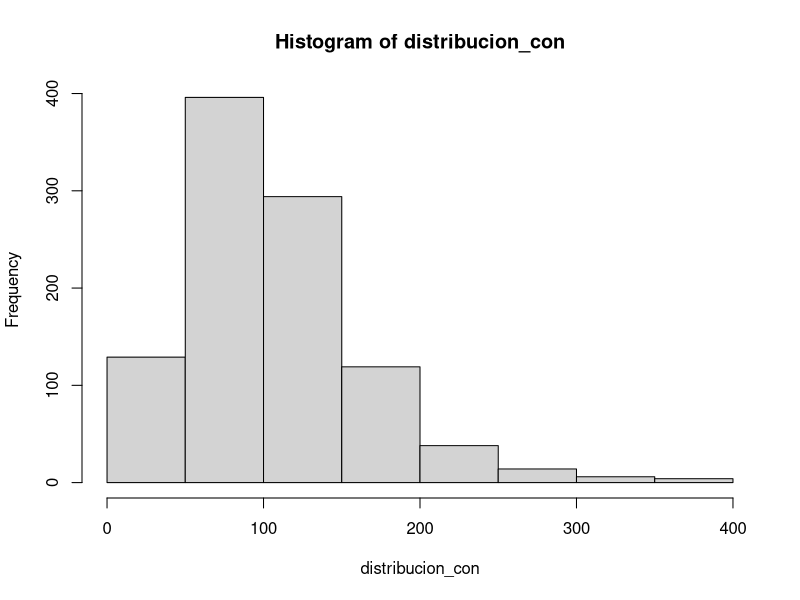
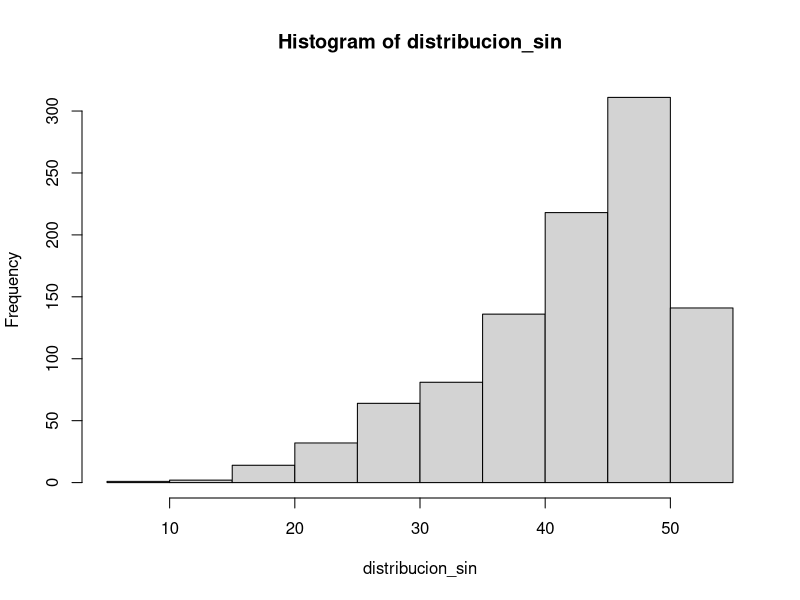
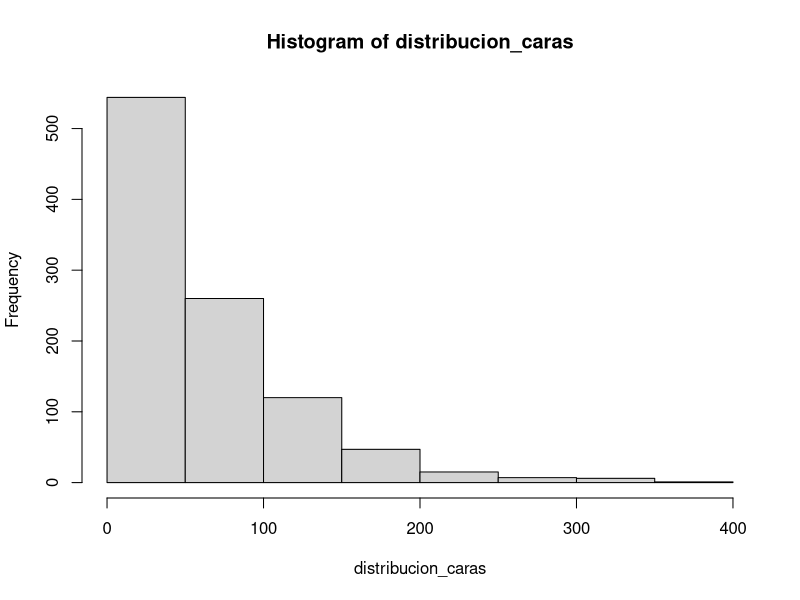
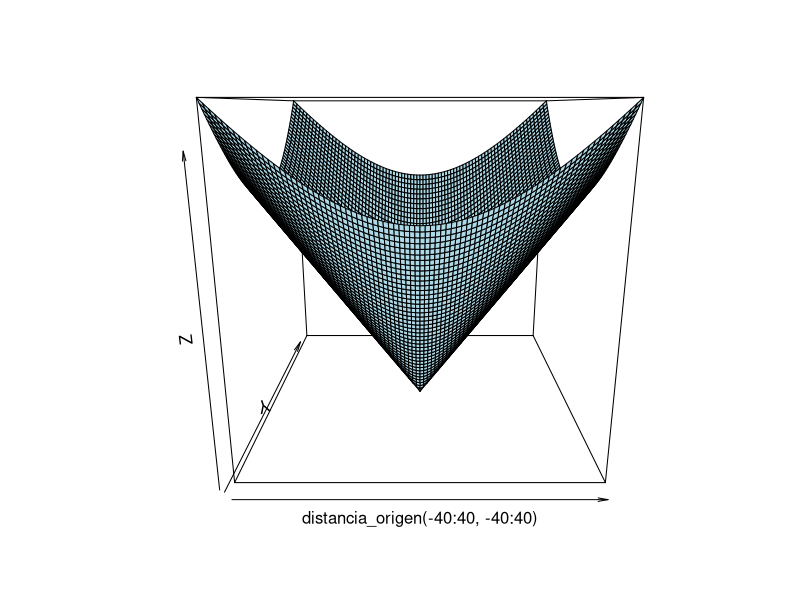

The R script that drew these images, in order:
#!/usr/bin/Rscript
# Ejemplos de funciones en R
# Antonio Coín Castro

# %% Consdieraciones generales

# Establecemos una semilla para garantizar reproducibilidad
# en los cálculos aleatorios
set.seed(2020)

# %% Extracción de cartas de una baraja

#
# Esta función simula la extracción de cartas de una baraja de
# 52 cartas, con reemplazamiento. El objetivo es sacar los cuatro
# ases en un número concreto de intentos. Estos se encuentran en las
# posiciones 1, 14, 27 y 40. Devuelve los nombres de las cartas que
# se van sacando.
#
#   mostrar: controla si se muestra información al terminar.
#   max_intentos: número máximo de extracciones permitidas.
#
cuatro_ases_con <- function(mostrar = F, max_intentos = 1000) {
  intentos <- 0
  res <- vector(length = max_intentos)
  nombres <- vector(length = max_intentos)
  ases <- c(0, 0, 0, 0)

  # Nombres de los palos y las cartas
  palos <- c("Oros", "Copas", "Espadas", "Bastos")
  cartas <- c("As", "Dos", "Tres", "Cuatro", "Cinco", "Seis",
              "Siete", "Ocho", "Nueve", "Diez", "Sota", "Caballo", "Rey")

  # Vamos sacando cartas
  while (intentos < max_intentos) {
    # Sacamos una carta
    extraida <- sample(52, 1)
    intentos <- intentos + 1
    res[intentos] <- extraida

    # Calculamos el palo y la carta que es
    palo <- (extraida - 1) %/% 13 + 1
    carta <- (extraida - 1) %% 13 + 1
    nombres[intentos] <- paste(cartas[carta], "de", palos[palo])

    if (extraida %% 13 == 1) { # Si es un as
      ases[palo] <- 1
      if (sum(ases) == 4) { # Si tenemos 4 ases
        length(res) <- length(nombres) <- intentos
        if (mostrar)
          cat("He necesitado", intentos,
              "intentos para obtener cuatro ases.\n")
        return(list(e = intentos, r = res, n = nombres, conseguido = T))
      }
    }
  }

  if (mostrar)
    cat("No se han podido obtener cuatro ases en",
        intentos, "extracciones.\n")
  return(list(e = NA, r = res, n = nombres, conseguido = F))
}

# Probamos a extraer ases
cuatro_ases_con(T, 10)
cuatro_ases_con(T, 500)

#
# Esta función simula 'n' juegos de extracción de ases
# como el de arriba, de forma que podamos estudiar la distribución.
# Devuelve un vector con los intentos necesarios en cada juego.
#
distri_ases_con <- function(n = 5, max_intentos = 1000) {
  res <- vector(length = n)
  for (i in 1:n)
    res[i] <- cuatro_ases_con(F, max_intentos)$e
  res
}

# Repetimos el experimento 1000 veces y estudiamos la distribución
# de intentos.
distribucion_con <- distri_ases_con(1000)
summary(distribucion_con)
hist(distribucion_con)

#
# Esta función es similar a la anterior, pero simula la extracción
# de cartas sin reemplazamiento. Obtiene una permutación pseudoaleatoria
# de la baraja y luego extrae las cartas secuencialmente.
#
cuatro_ases_sin <- function(mostrar = F) {
  ases <- 0
  res <- sample(52) # Permutación de la baraja
  for (i in 1:52) {
    if (res[i] %% 13 == 1) { # Si es un as
      ases <- ases + 1
      if (ases == 4)
        break
    }
  }

  if (mostrar)
    cat("He necesitado", i,
        "intentos para obtener cuatro ases.\n")
  return(list(e = i, r = res[1:i]))
}

# Probamos a extraer ases
cuatro_ases_sin(T)

#
# Esta función simula 'n' juegos de extracción de ases
# sin reemplazamiento. Devuelve un vector con los intentos
# necesarios en cada uno.
#
distri_ases_sin <- function(n = 5) {
  res <- vector(length = n)
  for (i in 1:n)
    res[i] <- cuatro_ases_sin(F)$e
  res
}

# Realizamos el mismo estudio de la distribución que antes.
# Observamos que se necesitan unos 43 intentos de media.
distribucion_sin <- distri_ases_sin(1000)
summary(distribucion_sin)
hist(distribucion_sin)

# %% Lanzamiento de monedas

#
# Esta función simula el lanzamiento de monedas no cargadas
# hasta obtener un número determinado de caras seguidas.
#
n_caras <- function(n = 10, mostrar = F, max_intentos = 1000) {
  caras <- 0
  intentos <- 0
  res <- 1:max_intentos

  while (caras < n) {
    intentos <- intentos + 1
    lanzamiento <- sample(2, 1)  # '1' es cara, '2' es cruz
    res[intentos] <- ifelse(lanzamiento == 1, "Cara", "Cruz")
    if (lanzamiento == 1) { # Si es cara
      caras <- caras + 1
      if (caras == n) {
        length(res) <- intentos
        if (mostrar)
          cat("He necesitado", intentos, "lanzamientos para obtener",
              n, "caras seguidas.\n")
        return(list(l = intentos, r = res, conseguido = T))
      }
    }
    else { # Se corta la racha
      caras <- 0
    }
  }

  return(list(l = NA, r = res, conseguido = F))
}

# Tiramos algunas monedas
n_caras(3, T)

#
# Esta función simula 'm' juegos de lanzamiento de monedas
# hasta obtener 'n' caras. Devuelve un vector con los
# lanzamientos necesarios en cada uno.
#
distri_caras <- function(m = 5, n = 3, max_intentos = 1000) {
  res <- vector(length = m)
  for (i in 1:m)
    res[i] <- n_caras(n, F, max_intentos)$l
  res
}

# Estudiamos la distribución del número de lanzamientos
distribucion_caras <- distri_caras(1000, 5)
summary(distribucion_caras)
hist(distribucion_caras)

# %% Suma de potencias

#
# Esta función acepta un vector y devuelve las
# distintas sumas de las potencias señaladas del mismo.
#
sumpot <- function(x, pot = 2:3) {
  l <- length(pot)

  # Hacemos pre-allocation de una lista
  res <- vector("list", length = l)
  for (i in 1:l)
    res[[i]] <- sum(x^pot[i])

  return(res)
}

sumpot(1:10, c(3, 5, 7))
sumpot(1:100, c(2, 5))[[2]]

# %% Cuadrícula de distancias

#
# Esta función genera una cuadrícula sobre un conjunto de
# ordenadas (x) y abscisas (y), y para cada punto, calcula la distancia
# al origen.
#
distancia_origen <- function(x, y) {
  # Evitamos escribir el doble bucle usando el producto externo
  outer(x, y, function(x, y) sqrt(x^2 + y^2))
}

distancia_origen(1:3, -2:2)

# Podemos visualizar la superficie dada por la función
# f(X, Y) = sqrt(X^2 + Y^2)
persp(distancia_origen(-40:40, -40:40), col = "lightblue")

# %% Procesos no lineales

dong1 <- function(n = 100) {
  ini <- Sys.time()  # medimos el tiempo de ejecución

  x <- vector(mode = "numeric", length = n)
  y <- vector(mode = "numeric", length = n)
  x[1] <- y[1] <- 1

  for (i in 2:n) {
    m <- ifelse(sample(2, 1) == 2, 1, -1)
    x[i] <- 0.5 * x[i - 1] + 0.5 * y[i - 1] + m
    y[i] <- -0.5 * x[i - 1] + 0.5 * y[i - 1] + m
  }

  return(list(x = x[2:n], y = y[2:n], tiempo = Sys.time() - ini))
}

dong1_mejorada <- function(n = 100) {
  ini <- Sys.time()

  x <- vector(mode = "numeric", length = n)
  y <- vector(mode = "numeric", length = n)
  x[1] <- y[1] <- 1

  # Extraemos todos los números aleatorios de una tirada
  m <- sample(c(-1, 1), n, T)

  for (i in 2:n) {
    x[i] <- 0.5 * x[i - 1] + 0.5 * y[i - 1] + m[i]
    y[i] <- -0.5 * x[i - 1] + 0.5 * y[i - 1] + m[i]
  }

  return(list(x = x[2:n], y = y[2:n], tiempo = Sys.time() - ini))
}

dong2 <- function(n = 100) {
  x <- vector(mode = "numeric", length = n)
  y <- vector(mode = "numeric", length = n)
  x[1] <- y[1] <- 1

  # Creamos vectores para evitar varias sentencias 'if'
  xx <- c(0, 0.5, 0.25)
  yy <- c(0, 0, 0.5)

  for (i in 2:n) {
    a <- sample(3, 1)
    x[i] <- 0.5 * x[i - 1] + xx[a]
    y[i] <- 0.5 * y[i - 1] + yy[a]
  }

  return(list(x = x[2:n], y = y[2:n]))
}

dong3 <- function(n = 100) {
  x <- vector(mode = "numeric", length = n)
  y <- vector(mode = "numeric", length = n)
  x[1] <- y[1] <- 1

  for (i in 2:n) {
    # Aprovechamos el parámetro 'p' de la función 'sample'
    # para extraer números con distinta probabilidad:
    # 1 -> 0.01, 2 -> 0.85, 3 -> 0.07, 4 -> 0.07
    a <- sample(4, 1, p = c(1, 85, 7, 7))
    switch(a,
    { # Caso a=1
      x[i] <- 0
      y[i] <- 0.25 * y[i - 1]
    },
    { # Caso a=2
      x[i] <- 0.85 * x[i - 1] + 0.04 * y[i - 1]
      y[i] <- -0.04 * x[i - 1] + 0.85 * y[i - 1] + 1.6
    },
    { # Caso a=3
      x[i] <- 0.2 * x[i - 1] - 0.26 * y[i - 1]
      y[i] <- 0.26 * x[i - 1] + 0.22 * y[i - 1]
    },
    { # Caso a=4
      x[i] <- -0.15 * x[i - 1] + 0.28 * y[i - 1]
      y[i] <- 0.26 * x[i - 1] + 0.24 * y[i - 1] + 1
    }
    )
  }
  return(list(x = x[2:n], y = y[2:n]))
}

# Vemos que la versión mejorada tiene un tiempo de ejecución
# significativamente menor

dong1(1000)
dong1_mejorada(1000)
dong2()
dong3()
